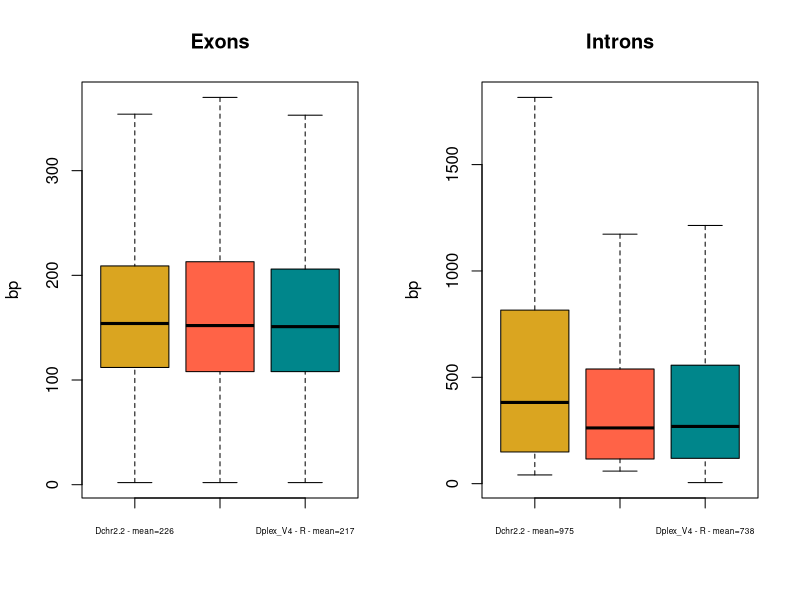
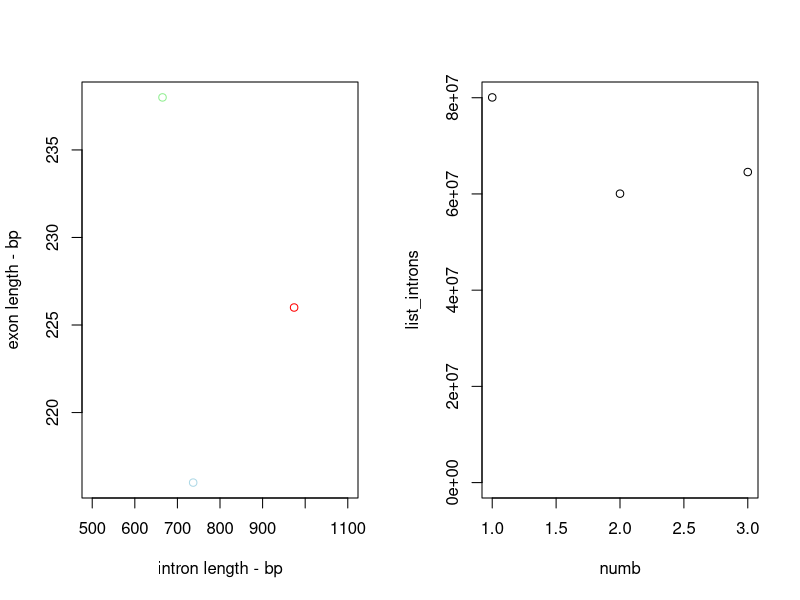

The R source for these figures, in order:
#calculate differences in introns
setwd("/Users/rishidek/Dropbox/RishiMAC/Danaus/Genome_annotation/introns/auto_intron_exon/t1_only/")

dchr2_2_EXONS <- read.csv("Dchry2_2.exons_length_output.txt", head = FALSE)
dchr2_2_INTRONS <- read.csv("Dchry2_2.introns_length_output.txt", head = FALSE)

dplex_V4_B_EXONS <- read.csv("dplex_v4_B.exons_length_output.txt", head = FALSE)
dplex_V4_B_INTRONS <- read.csv("dplex_v4_B.introns_length_output.txt", head = FALSE)

dplex_mex_B_EXONS <- read.csv("dplex_mex_B.exons_length_output.txt", head = FALSE)
dplex_mex_B_INTRONS <- read.csv("dplex_mex_B.introns_length_output.txt", head = FALSE)

dchr2_2_EXONS <- subset(dchr2_2_EXONS, dchr2_2_EXONS$V1 > 0)
dchr2_2_INTRONS <- subset(dchr2_2_INTRONS, dchr2_2_INTRONS$V1 > 0)

dplex_V4_B_EXONS <- subset(dplex_V4_B_EXONS, dplex_V4_B_EXONS$V1 > 0)
dplex_V4_B_INTRONS <- subset(dplex_V4_B_INTRONS, dplex_V4_B_INTRONS$V1 > 0)

dplex_mex_B_EXONS <- subset(dplex_mex_B_EXONS, dplex_mex_B_EXONS$V1 > 0)
dplex_mex_B_INTRONS  <- subset(dplex_mex_B_INTRONS, dplex_mex_B_INTRONS$V1 > 0)


mean(dchr2_2_EXONS$V1)
mean(dchr2_2_INTRONS$V1)

mean(dplex_V4_B_EXONS$V1)
mean(dplex_V4_B_INTRONS$V1)

mean(dplex_mex_B_EXONS$V1)
mean(dplex_mex_B_INTRONS$V1)

par(mfrow=c(1,2))
boxplot(dchr2_2_EXONS$V1, dplex_mex_B_EXONS$V1, dplex_V4_B_EXONS$V1, xaxt = 'n', main = "Exons", ylab = "bp", outline = F, col = c("goldenrod", "tomato", "turquoise4"))
axis(side = 1, at = c(1:3), labels = c(paste("Dchr2.2 - mean=", as.integer(round(mean(dchr2_2_EXONS$V1))), sep = ""),
                                       paste("MEX_DaPlex - R - mean=", as.integer(round(mean(dplex_mex_B_EXONS$V1))), sep = ""), 
                                       paste("Dplex_V4 - R - mean=", as.integer(round(mean(dplex_V4_B_EXONS$V1))), sep = "")), cex.axis = 0.5)

boxplot(dchr2_2_INTRONS$V1, dplex_mex_B_INTRONS$V1,  dplex_V4_B_INTRONS$V1, xaxt = 'n', main = "Introns", ylab = "bp", outline = F, col = c("goldenrod", "tomato", "turquoise4"))
axis(side = 1, at = c(1:3), labels = c(paste("Dchr2.2 - mean=", as.integer(round(mean(dchr2_2_INTRONS$V1))), sep = ""), 
                                       paste("MEX_DaPlex - R - mean=", as.integer(round(mean(dplex_mex_B_INTRONS$V1))), sep = ""),
                                       paste("Dplex_V4 - R - mean=", as.integer(round(mean(dplex_V4_B_INTRONS$V1))), sep = "")), cex.axis = 0.5)

?wilcox.test
wilcox.test(dchr2_2_INTRONS$V1, dplex_mex_B_INTRONS$V1, c("greater"))
wilcox.test(dchr2_2_INTRONS$V1, dplex_V4_B_INTRONS$V1, c("greater"))
wilcox.test(dplex_mex_B_INTRONS$V1, dplex_V4_B_INTRONS$V1, c("less"))

wilcox.test(dchr2_2_EXONS$V1, dplex_mex_B_EXONS$V1, c("greater"))
wilcox.test(dchr2_2_EXONS$V1, dplex_V4_B_EXONS$V1, c("greater"))
wilcox.test(dplex_mex_B_INTRONS$V1, dplex_V4_B_INTRONS$V1, c("less"))


val <- c(mean(dchr2_2_EXONS$V1), mean(dchr2_2_INTRONS$V1), "red")
val3 <- c(mean(dplex_V4_B_EXONS$V1), mean(dplex_V4_B_INTRONS$V1), "lightblue")
val5 <- c(mean(dplex_mex_B_EXONS$V1), mean(dplex_mex_B_INTRONS$V1), "lightgreen")

all_vals <- as.data.frame(rbind(val, val3, val5))
plot(as.integer(as.character(all_vals$V1)) ~ as.integer(as.character(all_vals$V2)), col = as.character(all_vals$V3), xlim = c(500,1100), ylab = "exon length - bp", xlab = "intron length - bp")


total_introns_dchr2_2 <- sum(dchr2_2_INTRONS$V1)
total_introns_dchr2_2
#80067597
total_introns_dplexmex_B <- sum(dplex_mex_B_INTRONS$V1)
total_introns_dplexmex_B
#60058038
total_introns_dplex_v4_B <- sum(dplex_V4_B_INTRONS$V1)
total_introns_dplex_v4_B
#64553725

list_introns <- c(total_introns_dchr2_2, total_introns_dplexmex_B, total_introns_dplex_v4_B)
numb <- c(1:3)
plot(numb, list_introns, ylim = c(0, max(list_introns)))

total_introns_dchr2_2-total_introns_dplexmex_B
#20009559
total_introns_dchr2_2-total_introns_dplex_v4_B
#15513872

